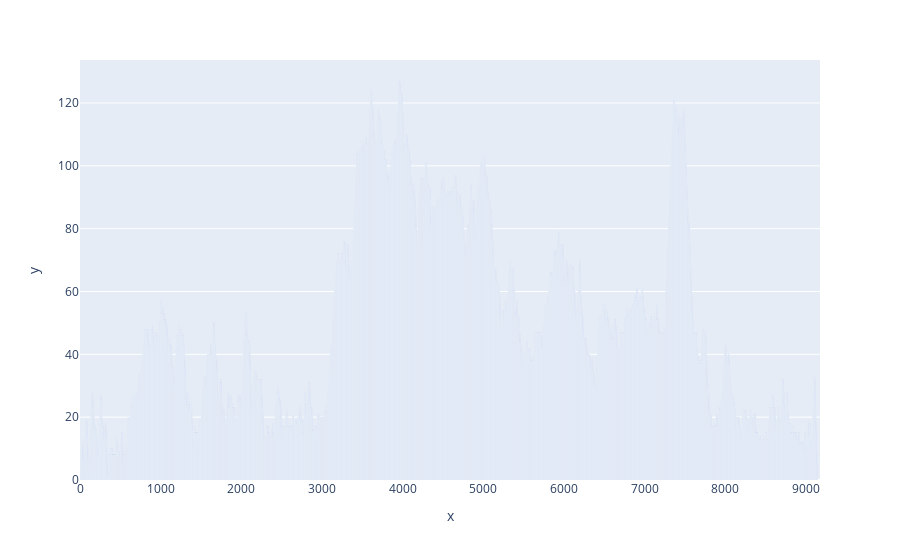

Write notebook code for a chart like this one.
### Code cell
def count_pair(sequence, paired_bases):
    dot = np.array(['.']*len(sequence))
    dot[paired_bases[:,0]] = '('
    dot[paired_bases[:,1]] = ')'
    dot = ''.join(dot)

    bracket_counter = [0]
    for i in range(len(dot)):

        if dot[i] == '(':
            bracket_counter.append(bracket_counter[-1]+1)
        elif dot[i] == ')':
            bracket_counter.append(bracket_counter[-1]-1)
        else:
            bracket_counter.append(bracket_counter[-1])


    return np.array(bracket_counter[1:])

import plotly.express as px
px.bar(x=range(len(sequence_Sukosd)), y=count_pair(sequence_Sukosd, paired_bases_Sukosd))

### Figure 1 — Plotly figure (JSON) as saved in the notebook; plotly's stock layout.template omitted (floating-point values rounded to 4 significant figures; data arrays with more than 128 entries replaced by an {"elided": "..."} marker saying what was removed)
{"data": [{"alignmentgroup": "True", "hovertemplate": "x=%{x}<br>y=%{y}<extra></extra>", "legendgroup": "", "marker": {"color": "#636efa", "pattern": {"shape": ""}}, "name": "", "offsetgroup": "", "orientation": "v", "showlegend": false, "textposition": "auto", "type": "bar", "x": {"elided": "9173 int values"}, "xaxis": "x", "y": {"elided": "9173 int values"}, "yaxis": "y"}], "layout": {"barmode": "relative", "legend": {"tracegroupgap": 0}, "margin": {"t": 60}, "xaxis": {"anchor": "y", "domain": [0, 1], "title": {"text": "x"}}, "yaxis": {"anchor": "x", "domain": [0, 1], "title": {"text": "y"}}}}
